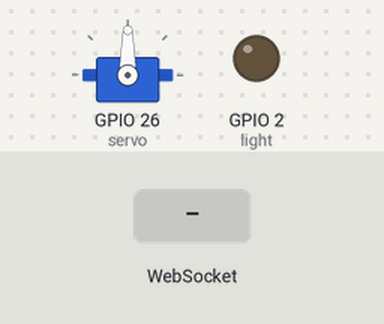
A sketch run on a simulated ESP32. On the bench: servo, output pins drawn as LEDs (lit = HIGH). The inputs (shaded band) are chosen by the test bench. WiFi joins after 1.5 s; servers stay silent unless stated; random numbers use the default seed unless the sketch sets one; nothing arrives over Bluetooth unless stated.

Above: at 3.2 s.
3.3 s: WebSocket text "on" received
At 4.2 s:
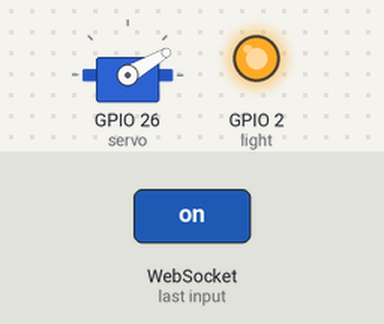
4.8 s: WebSocket text "off" received
At 5.4 s:
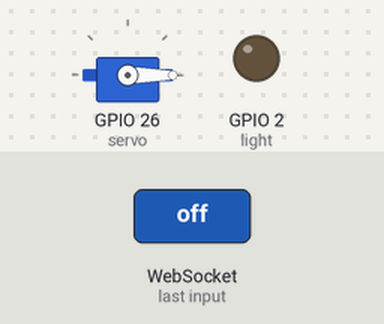
Timing chart, 0 to 7.8 s (numbered marks = the images above; inputs shaded):
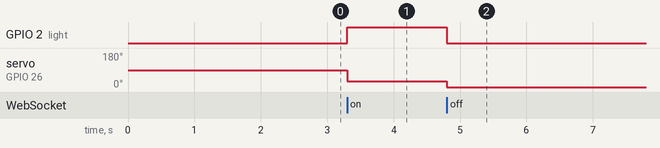

The sketch:

Activity.ino
```cpp
#include <WiFi.h>
#include <WebSocketsClient.h>
#include <NimBLEDevice.h>
#include <ESP32Servo.h>

WebSocketsClient ws;
NimBLEAdvertising* advertising;
Servo servo;

const int light = 2;

void on() {
  int value = random(1, 5);
  String msg = String(value);
  setBleSignal("EPF", msg.c_str());
  advertising->start();

  servo.write(30);
  digitalWrite(light, HIGH);
}

void off() {
  advertising->stop();
  servo.write(0);
  digitalWrite(light, LOW);
}

void play(int time = 300) {
  on();
  delay(time);
  off();
}

void epf(String level) {
  String s = level;
  const char* c = s.c_str();

  setBleSignal("EPF", c);
  advertising->start();
  delay(3000);
  off();
}

void handleIncomingMessage(const char* message) {
  String msg = String(message);
  msg.trim();

  int first = msg.indexOf(':');
  String cmd = first == -1 ? msg : msg.substring(0, first);
  String arg = first == -1 ? "" : msg.substring(first + 1);

  if (cmd == "on") { on(); }
  if (cmd == "off") { off(); }
  if (cmd == "play") { play(); }
  if (cmd == "epf") { epf(arg); }
}

void onWebSocketEvent(WStype_t type, uint8_t* payload, size_t length) {
  switch (type) {
    case WStype_CONNECTED:
      ws.sendTXT("/register/picture");
      break;
    case WStype_TEXT:
      handleIncomingMessage((char*)payload);
      break;
    case WStype_DISCONNECTED:
      break;
  }
}

void setupWebSocket(const char* ip, const int port, const int interval = 2000) {
  ws.begin(ip, port, "/");
  ws.onEvent(onWebSocketEvent);
  ws.setReconnectInterval(interval);
}

void setupWiFi(const char* name, const char* pass, const int await = 1000) {
  WiFi.begin(name, pass);
  while (WiFi.status() != WL_CONNECTED) { delay(await); }
}

void setBleSignal(const char* name, const char* message) {
  NimBLEAdvertisementData advData;
  advData.setName(name);
  advData.setManufacturerData(message);
  advertising->setAdvertisementData(advData);
}

void setupBluetooth() {
  NimBLEDevice::init("ESP32_BEACON");
  advertising = NimBLEDevice::getAdvertising();
}

void setup() {
  pinMode(light, OUTPUT);
  randomSeed(analogRead(0));
  servo.attach(26);

  setupWiFi("M3G", "20101995");
  setupWebSocket("192.168.0.30", 8080);
  setupBluetooth();
}

void loop() {
  ws.loop();
}
```

Measured:
- after the input at 3.3 s, GPIO 2 (light): LOW → HIGH at once; servo on GPIO 26 (servo): 90° → 30° at once
- after the input at 4.8 s, GPIO 2 (light): HIGH → LOW at once; servo on GPIO 26 (servo): 30° → 0° at once
